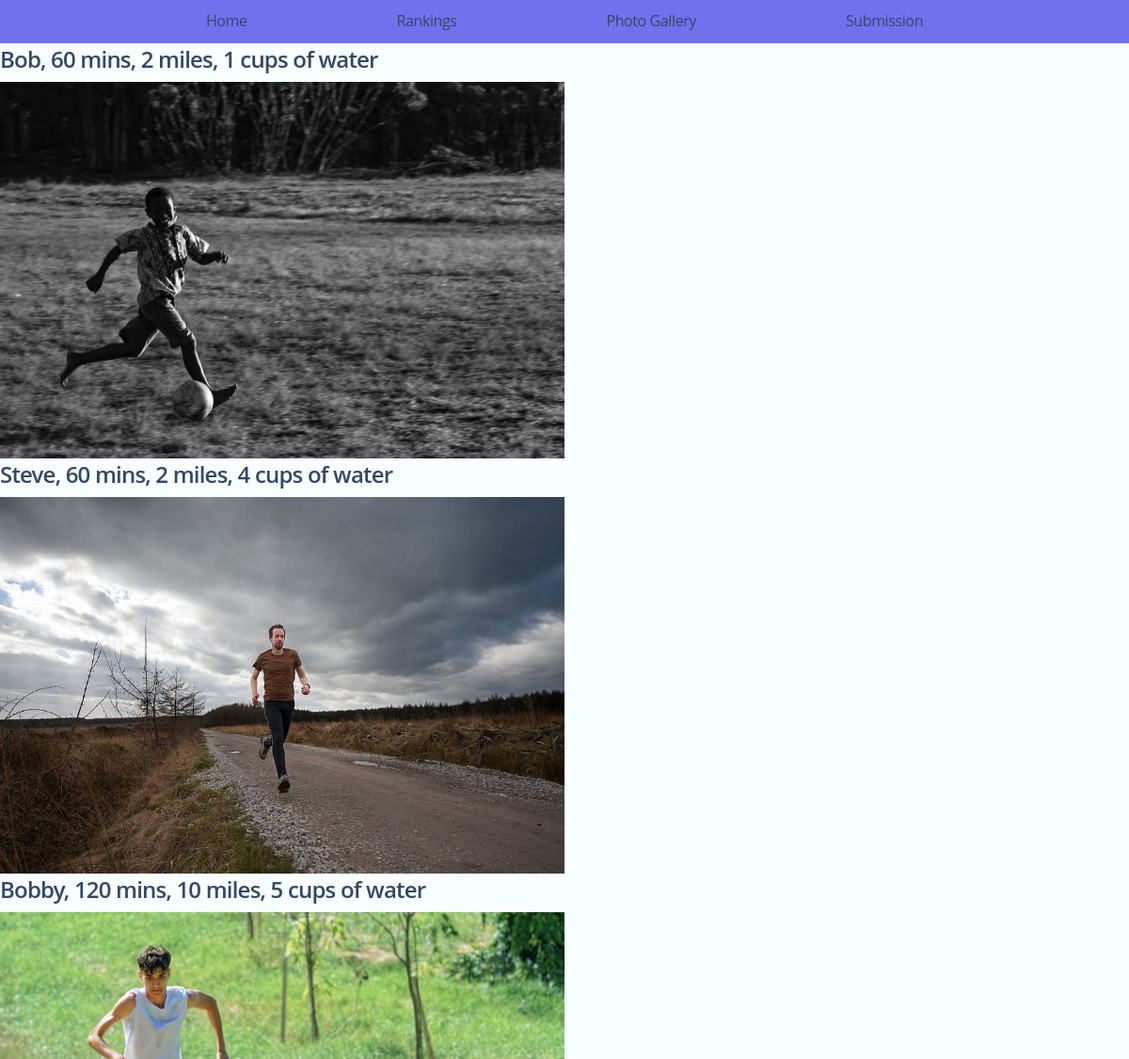
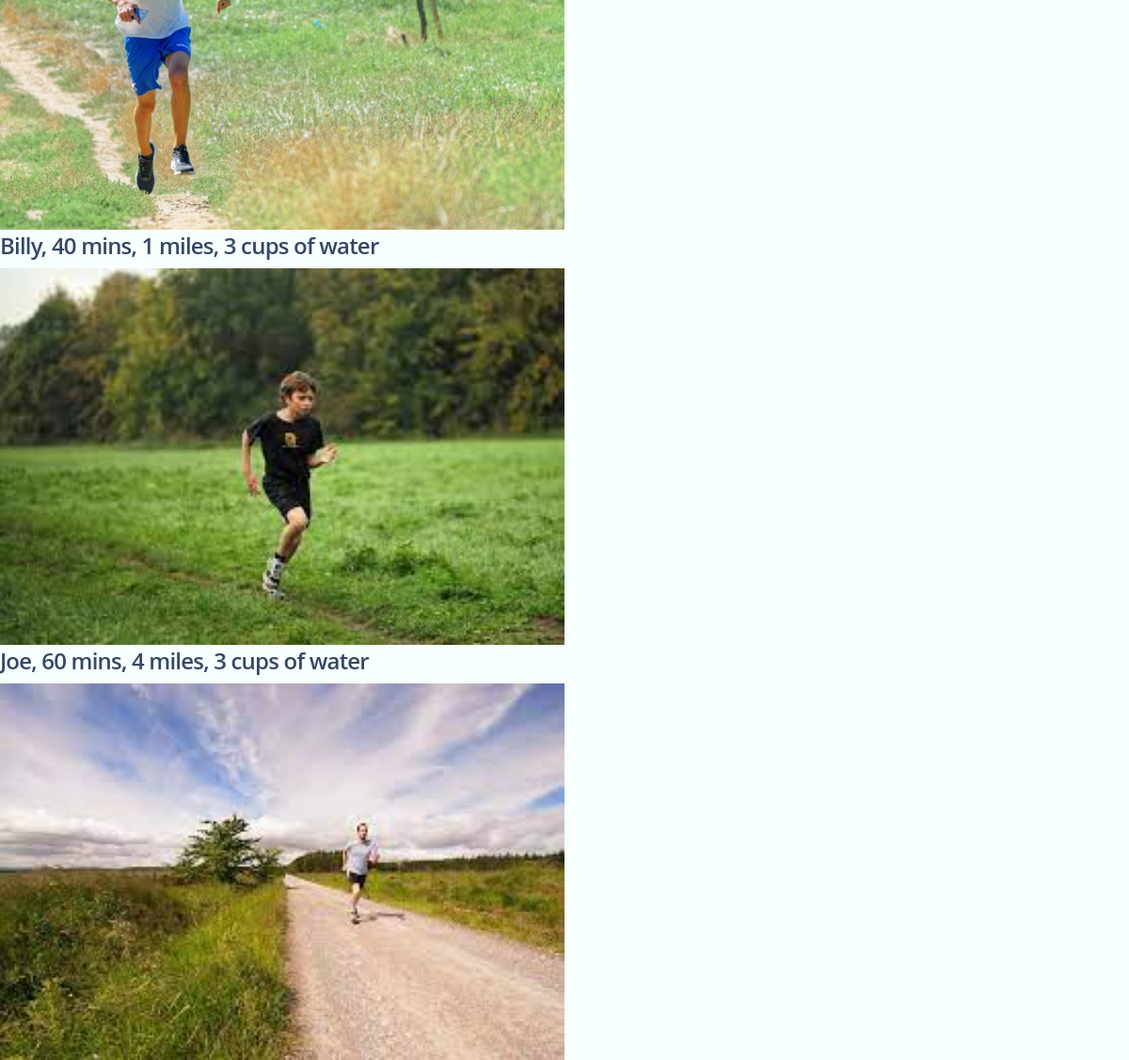
Page /polls/group/image_gallery/11 on the committed database (2 pictures, top to bottom).
### polls/models.py (models this page shows, shortened)
class Person(models.Model):
    group = models.ForeignKey(Group, on_delete=models.CASCADE)
    name = models.CharField(max_length=50)
    duration = models.IntegerField(default=0)
    distance = models.DecimalField(decimal_places=2, max_digits=50, default=0)
    cups = models.DecimalField(decimal_places=1, max_digits=50, default=0 )
    image = models.ImageField(upload_to='images/')
    date_recorded = models.DateTimeField('Date Recorded', default=timezone.now)

### polls/views.py (the view)
# urls.py: path('group/image_gallery/<int:group_id>', views.image_gallery, name = 'image_gallery'),
def image_gallery(request, group_id):
    conn = sqlite3.connect('db.sqlite3')
    group = get_object_or_404(Group, pk=group_id)
    cursor = conn.cursor()
    sqlcommand1 = 'SELECT * FROM polls_person WHERE group_id = ' + str(group_id) + ' ORDER BY date_recorded DESC LIMIT 5'
    cursor.execute(sqlcommand1)
    fields = [field_name[0] for field_name in cursor.description]
    select = [dict(zip(fields,row)) for row in cursor.fetchall()]
    history = Person.objects.all()
    context = {
        'group': group,
        'group_id': group_id,
        "select" : select,
        "history" : history
    }
    return render(request, 'polls/image_gallery.html', context)

### polls/templates/polls/image_gallery.html (shortened to what this page needs)
{%load static%}
<html>
    <div class = "flex-container">
        <a href="/polls/home">Home</a>
        <a href="/polls/group/{{group_id}}">Rankings</a>
        <a href="/polls/group/image_gallery/{{ group_id }}">Photo Gallery</a>
        <a href="/polls/group/submission">Submission</a>
    </div>
    <head>
        <link href='{% static "polls\soft-design-system.min.css" %}' rel="stylesheet">
    </head>
    <body class="body">
        {% for i in select %}
        {% if i.image != 0 %}
            <h4>{{i.name}}, {{i.duration}} mins, {{i.distance}} miles, {{i.cups}} cups of water</h4>
            <div class = "gallery">
                <a target ="_blank" href = "/../../../media/{{i.image}}">
                    <img src = "/../../../media/{{i.image}}" alt = "pizzatime" width="600" height = "400">
                </a>
            </div>
        {% endif %}
    {% endfor %}
    </body>
</html>

### polls/templates/polls/image_gallery.html (style rules this page uses)
div.flex-container { display: flex; justify-content: space-evenly; background-color: rgba(109, 109, 238, 0.973); padding: 10px 60px; }
body { background-color: rgb(248, 255, 255); }

### rows in the picture
Person: name "Bob", duration "60", distance "2", cups "1", shows a picture
Person: name "Steve", duration "60", distance "2", cups "4", shows a picture
Person: name "Bobby", duration "120", distance "10", cups "5", shows a picture
Person: name "Billy", duration "40", distance "1", cups "3", shows a picture
Person: name "Joe", duration "60", distance "4", cups "3", shows a picture
